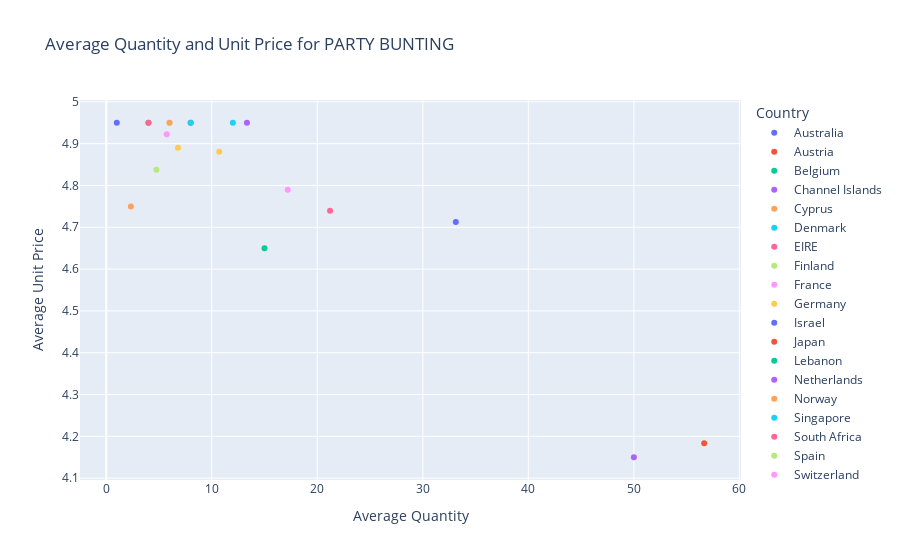

The cell this chart's notebook holds for it:
### Markdown cell above
## 3. Create an interactive scatter plot showing the relationship between average quantity (x-axis) and average unit price (y-axis) for the product PARTY BUNTING with the plot points color-coded by country (categories).

### Code cell
retail_quant_price = retail[retail['Description'] == 'PARTY BUNTING']
retail_quant_price = retail_quant_price.groupby('Country').agg({'Quantity': 'mean', 'UnitPrice': 'mean'}).reset_index()
img = px.scatter(retail_quant_price, x='Quantity', y='UnitPrice', color='Country',
                 labels={'Quantity': 'Average Quantity', 'UnitPrice': 'Average Unit Price'},
                 title='Average Quantity and Unit Price for PARTY BUNTING')
img.show()

### Figure 1 — Plotly figure (JSON) as saved in the notebook; plotly's stock layout.template omitted (floating-point values rounded to 4 significant figures)
{"data": [{"hovertemplate": "Country=Australia<br>Average Quantity=%{x}<br>Average Unit Price=%{y}<extra></extra>", "legendgroup": "Australia", "marker": {"color": "#636efa", "symbol": "circle"}, "mode": "markers", "name": "Australia", "orientation": "v", "showlegend": true, "type": "scatter", "x": [33.12], "xaxis": "x", "y": [4.713], "yaxis": "y"}, {"hovertemplate": "Country=Austria<br>Average Quantity=%{x}<br>Average Unit Price=%{y}<extra></extra>", "legendgroup": "Austria", "marker": {"color": "#EF553B", "symbol": "circle"}, "mode": "markers", "name": "Austria", "orientation": "v", "showlegend": true, "type": "scatter", "x": [8], "xaxis": "x", "y": [4.95], "yaxis": "y"}, {"hovertemplate": "Country=Belgium<br>Average Quantity=%{x}<br>Average Unit Price=%{y}<extra></extra>", "legendgroup": "Belgium", "marker": {"color": "#00cc96", "symbol": "circle"}, "mode": "markers", "name": "Belgium", "orientation": "v", "showlegend": true, "type": "scatter", "x": [4], "xaxis": "x", "y": [4.95], "yaxis": "y"}, {"hovertemplate": "Country=Channel Islands<br>Average Quantity=%{x}<br>Average Unit Price=%{y}<extra></extra>", "legendgroup": "Channel Islands", "marker": {"color": "#ab63fa", "symbol": "circle"}, "mode": "markers", "name": "Channel Islands", "orientation": "v", "showlegend": true, "type": "scatter", "x": [13.33], "xaxis": "x", "y": [4.95], "yaxis": "y"}, {"hovertemplate": "Country=Cyprus<br>Average Quantity=%{x}<br>Average Unit Price=%{y}<extra></extra>", "legendgroup": "Cyprus", "marker": {"color": "#FFA15A", "symbol": "circle"}, "mode": "markers", "name": "Cyprus", "orientation": "v", "showlegend": true, "type": "scatter", "x": [2.333], "xaxis": "x", "y": [4.75], "yaxis": "y"}, {"hovertemplate": "Country=Denmark<br>Average Quantity=%{x}<br>Average Unit Price=%{y}<extra></extra>", "legendgroup": "Denmark", "marker": {"color": "#19d3f3", "symbol": "circle"}, "mode": "markers", "name": "Denmark", "orientation": "v", "showlegend": true, "type": "scatter", "x": [12], "xaxis": "x", "y": [4.95], "yaxis": "y"}, {"hovertemplate": "Country=EIRE<br>Average Quantity=%{x}<br>Average Unit Price=%{y}<extra></extra>", "legendgroup": "EIRE", "marker": {"color": "#FF6692", "symbol": "circle"}, "mode": "markers", "name": "EIRE", "orientation": "v", "showlegend": true, "type": "scatter", "x": [21.21], "xaxis": "x", "y": [4.739], "yaxis": "y"}, {"hovertemplate": "Country=Finland<br>Average Quantity=%{x}<br>Average Unit Price=%{y}<extra></extra>", "legendgroup": "Finland", "marker": {"color": "#B6E880", "symbol": "circle"}, "mode": "markers", "name": "Finland", "orientation": "v", "showlegend": true, "type": "scatter", "x": [6], "xaxis": "x", "y": [4.95], "yaxis": "y"}, {"hovertemplate": "Country=France<br>Average Quantity=%{x}<br>Average Unit Price=%{y}<extra></extra>", "legendgroup": "France", "marker": {"color": "#FF97FF", "symbol": "circle"}, "mode": "markers", "name": "France", "orientation": "v", "showlegend": true, "type": "scatter", "x": [5.727], "xaxis": "x", "y": [4.923], "yaxis": "y"}, {"hovertemplate": "Country=Germany<br>Average Quantity=%{x}<br>Average Unit Price=%{y}<extra></extra>", "legendgroup": "Germany", "marker": {"color": "#FECB52", "symbol": "circle"}, "mode": "markers", "name": "Germany", "orientation": "v", "showlegend": true, "type": "scatter", "x": [6.8], "xaxis": "x", "y": [4.89], "yaxis": "y"}, {"hovertemplate": "Country=Israel<br>Average Quantity=%{x}<br>Average Unit Price=%{y}<extra></extra>", "legendgroup": "Israel", "marker": {"color": "#636efa", "symbol": "circle"}, "mode": "markers", "name": "Israel", "orientation": "v", "showlegend": true, "type": "scatter", "x": [1], "xaxis": "x", "y": [4.95], "yaxis": "y"}, {"hovertemplate": "Country=Japan<br>Average Quantity=%{x}<br>Average Unit Price=%{y}<extra></extra>", "legendgroup": "Japan", "marker": {"color": "#EF553B", "symbol": "circle"}, "mode": "markers", "name": "Japan", "orientation": "v", "showlegend": true, "type": "scatter", "x": [56.67], "xaxis": "x", "y": [4.183], "yaxis": "y"}, {"hovertemplate": "Country=Lebanon<br>Average Quantity=%{x}<br>Average Unit Price=%{y}<extra></extra>", "legendgroup": "Lebanon", "marker": {"color": "#00cc96", "symbol": "circle"}, "mode": "markers", "name": "Lebanon", "orientation": "v", "showlegend": true, "type": "scatter", "x": [15], "xaxis": "x", "y": [4.65], "yaxis": "y"}, {"hovertemplate": "Country=Netherlands<br>Average Quantity=%{x}<br>Average Unit Price=%{y}<extra></extra>", "legendgroup": "Netherlands", "marker": {"color": "#ab63fa", "symbol": "circle"}, "mode": "markers", "name": "Netherlands", "orientation": "v", "showlegend": true, "type": "scatter", "x": [50], "xaxis": "x", "y": [4.15], "yaxis": "y"}, {"hovertemplate": "Country=Norway<br>Average Quantity=%{x}<br>Average Unit Price=%{y}<extra></extra>", "legendgroup": "Norway", "marker": {"color": "#FFA15A", "symbol": "circle"}, "mode": "markers", "name": "Norway", "orientation": "v", "showlegend": true, "type": "scatter", "x": [6], "xaxis": "x", "y": [4.95], "yaxis": "y"}, {"hovertemplate": "Country=Singapore<br>Average Quantity=%{x}<br>Average Unit Price=%{y}<extra></extra>", "legendgroup": "Singapore", "marker": {"color": "#19d3f3", "symbol": "circle"}, "mode": "markers", "name": "Singapore", "orientation": "v", "showlegend": true, "type": "scatter", "x": [8], "xaxis": "x", "y": [4.95], "yaxis": "y"}, {"hovertemplate": "Country=South Africa<br>Average Quantity=%{x}<br>Average Unit Price=%{y}<extra></extra>", "legendgroup": "South Africa", "marker": {"color": "#FF6692", "symbol": "circle"}, "mode": "markers", "name": "South Africa", "orientation": "v", "showlegend": true, "type": "scatter", "x": [4], "xaxis": "x", "y": [4.95], "yaxis": "y"}, {"hovertemplate": "Country=Spain<br>Average Quantity=%{x}<br>Average Unit Price=%{y}<extra></extra>", "legendgroup": "Spain", "marker": {"color": "#B6E880", "symbol": "circle"}, "mode": "markers", "name": "Spain", "orientation": "v", "showlegend": true, "type": "scatter", "x": [4.75], "xaxis": "x", "y": [4.838], "yaxis": "y"}, {"hovertemplate": "Country=Switzerland<br>Average Quantity=%{x}<br>Average Unit Price=%{y}<extra></extra>", "legendgroup": "Switzerland", "marker": {"color": "#FF97FF", "symbol": "circle"}, "mode": "markers", "name": "Switzerland", "orientation": "v", "showlegend": true, "type": "scatter", "x": [17.2], "xaxis": "x", "y": [4.79], "yaxis": "y"}, {"hovertemplate": "Country=United Kingdom<br>Average Quantity=%{x}<br>Average Unit Price=%{y}<extra></extra>", "legendgroup": "United Kingdom", "marker": {"color": "#FECB52", "symbol": "circle"}, "mode": "markers", "name": "United Kingdom", "orientation": "v", "showlegend": true, "type": "scatter", "x": [10.71], "xaxis": "x", "y": [4.881], "yaxis": "y"}], "layout": {"legend": {"title": {"text": "Country"}, "tracegroupgap": 0}, "title": {"text": "Average Quantity and Unit Price for PARTY BUNTING"}, "xaxis": {"anchor": "y", "domain": [0, 1], "title": {"text": "Average Quantity"}}, "yaxis": {"anchor": "x", "domain": [0, 1], "title": {"text": "Average Unit Price"}}}}
